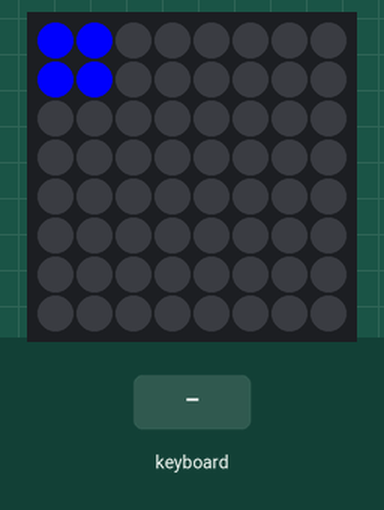
Recording of a program running on a simulated Raspberry Pi (BCM pin numbers) with a Sense HAT. Shown: the Sense HAT's 8×8 RGB LED matrix. Inputs (shaded band) come from the test bench. Random numbers come from a fixed seed.

Above: at 1.6 s.
1.7 s: key down typed on the keyboard
At 2.8 s:
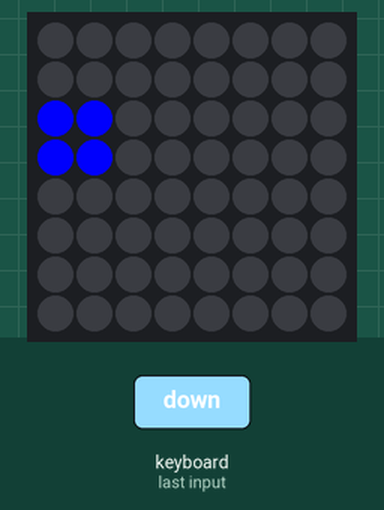
3.4 s: key right typed on the keyboard
At 4.1 s:
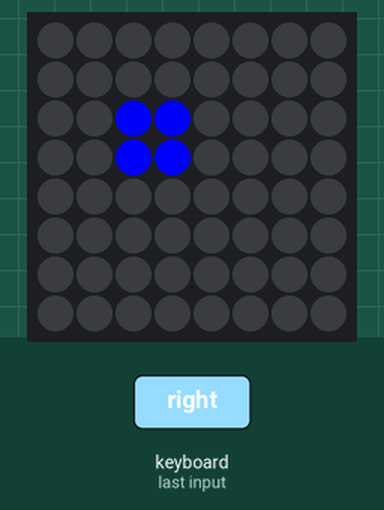
5.1 s: key up typed on the keyboard
At 6.5 s:
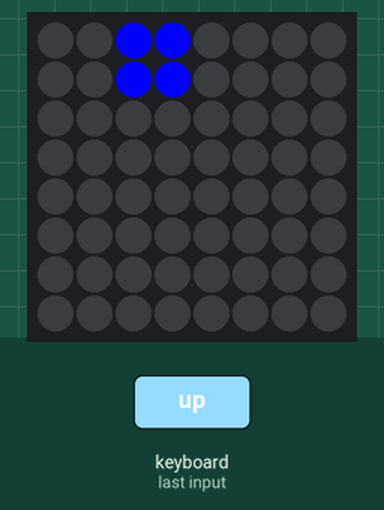
6.8 s: key right typed on the keyboard
At 7.9 s:
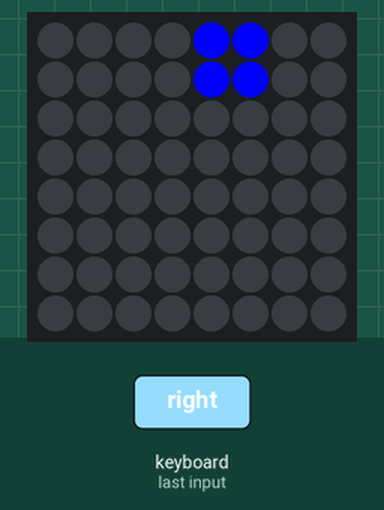
8.5 s: key down typed on the keyboard
At 9.1 s:
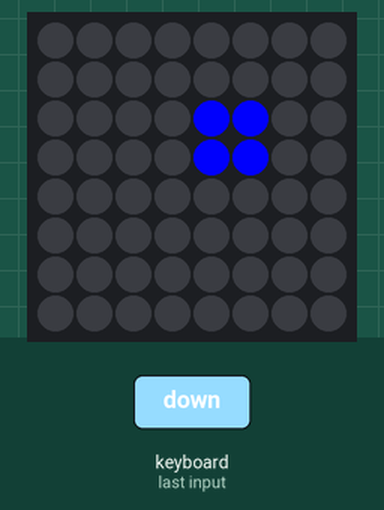
10.2 s: key down typed on the keyboard
At 11.6 s:
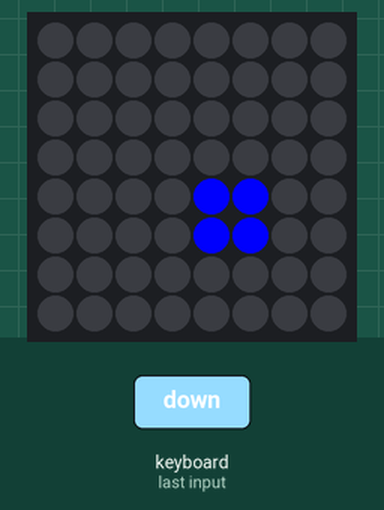
Timing chart, 0 to 12.9 s (numbered marks = the images above; inputs shaded):
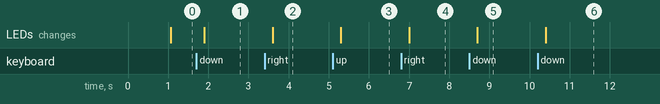

The program:

MemoryGame.py
```python
import time
import random
import keyboard
from sense_hat import SenseHat

sense = SenseHat()

# Colors
empty = (0, 0, 0)
selected_color = (0, 255, 0)
tile_color = (255, 0, 0)

# Helper Functions
def clear_screen():
    sense.clear()

def display_tiles(tiles):
    grid = [empty] * 64
    for (x, y) in tiles:
        for dx in range(2):
            for dy in range(2):
                grid[(y + dy) * 8 + (x + dx)] = tile_color
    sense.set_pixels(grid)

def highlight_player_selection(position, selected_tiles):
    grid = [empty] * 64

    # Highlight selected tiles
    for (x, y) in selected_tiles:
        for dx in range(2):
            for dy in range(2):
                grid[(y + dy) * 8 + (x + dx)] = selected_color

    # Highlight current selector
    for dx in range(2):
        for dy in range(2):
            grid[(position[1] + dy) * 8 + (position[0] + dx)] = (0, 0, 255)  # Blue for selector

    sense.set_pixels(grid)

def move_selector(position, direction):
    """Moves the selector based on keyboard input."""
    x, y = position
    if direction == "up" and y > 0:
        y -= 2
    elif direction == "down" and y < 6:
        y += 2
    elif direction == "left" and x > 0:
        x -= 2
    elif direction == "right" and x < 6:
        x += 2
    return x, y

# Main Game Loop
def memory_tile_game():
    level = 1
    while True:
        # Generate random 2x2 tiles
        num_tiles = level + 2
        tiles = random.sample([(x, y) for x in range(0, 8, 2) for y in range(0, 8, 2)], num_tiles)

        # Display the tiles
        display_tiles(tiles)
        time.sleep(1)
        clear_screen()

        # Player interaction
        position = (0, 0)
        selected_tiles = set()

        while len(selected_tiles) < num_tiles:
            highlight_player_selection(position, selected_tiles)
            if keyboard.is_pressed("up"):  # Move up
                position = move_selector(position, "up")
                time.sleep(0.2)  # Delay to prevent rapid input
            elif keyboard.is_pressed("down"):  # Move down
                position = move_selector(position, "down")
                time.sleep(0.2)
            elif keyboard.is_pressed("left"):  # Move left
                position = move_selector(position, "left")
                time.sleep(0.2)
            elif keyboard.is_pressed("right"):  # Move right
                position = move_selector(position, "right")
                time.sleep(0.2)
            elif keyboard.is_pressed("space"):  # Select tile
                if position not in selected_tiles:
                    selected_tiles.add(position)
                time.sleep(0.2)

        # Check results
        if set(tiles) == selected_tiles:
            sense.show_message("You Win!", text_colour=(0, 255, 0))
            level += 1  # Increase difficulty
        else:
            sense.show_message("You Lose!", text_colour=(255, 0, 0))


# Run the game
try:
    memory_tile_game()
except KeyboardInterrupt:
    clear_screen()
    print("Game stopped.")
```

Measured:
- after the input at 1.7 s, the LEDs: change after 0.20 s (image 1)
- after the input at 3.4 s, the LEDs: change after 0.20 s (image 2)
- after the input at 5.1 s, the LEDs: change after 0.20 s (image 3)
- after the input at 6.8 s, the LEDs: change after 0.20 s (image 4)
- after the input at 8.5 s, the LEDs: change after 0.20 s (image 5)
- after the input at 10.2 s, the LEDs: change after 0.20 s (image 6)
